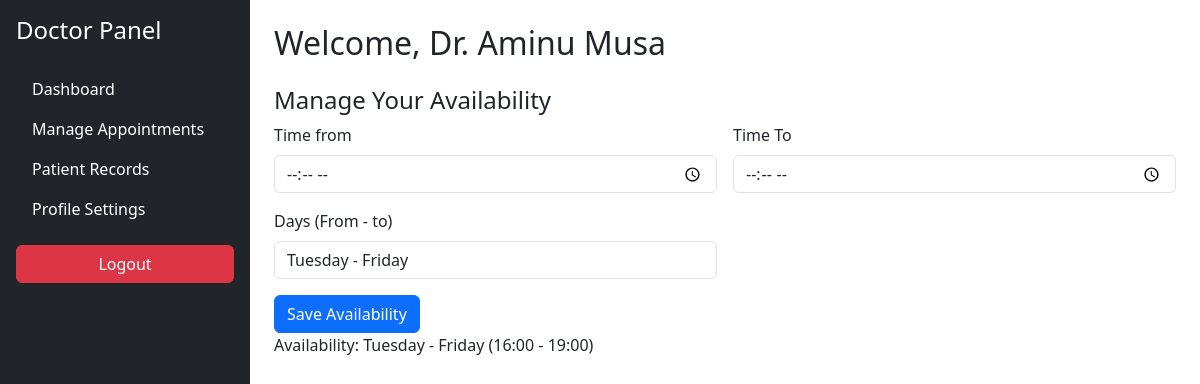
Page /d-dash/ (signed in) on the committed database.
### ODABSApp/models.py (models this page shows, shortened)
class DoctorAvailability(models.Model):
    doctor = models.ForeignKey(DoctorProfile, on_delete=models.CASCADE)
    time_from = models.CharField(max_length=20, blank=True)
    time_to = models.CharField(max_length=10, blank=True)
    days = models.CharField(max_length=100, blank=True)

class DoctorProfile(models.Model):
    doctor = models.ForeignKey(User, on_delete=models.CASCADE)
    speciallization = models.TextField(max_length=250, blank=True)
    biography = models.TextField(max_length=250, blank=True)
    profile_img = models.ImageField(upload_to='doctor/', blank=True)

### ODABSApp/views.py (the view, shortened to what this page needs)
# urls.py: path('d-dash/', views.d_dash, name="d-dash"),
@login_required(login_url='/')
def d_dash(request):
    current_doctor = DoctorProfile.objects.get(doctor=request.user)
    availabililty = DoctorAvailability.objects.filter(doctor=current_doctor).first()
    return render(request, "doctor/d-dash.html", {'availability': availabililty})

### templates/doctor/d-dash.html (shortened to what this page needs)
{% extends "doctor/d-base.html" %}
{% block content %}
<div class="container-fluid p-4">
      <h2>Welcome, Dr. {{availability.doctor.doctor.first_name}}</h2>
      <section class="mt-4">
        <h4>Manage Your Availability</h4>
        <form class="row g-3" method="POST" id="availability">
          <div class="col-md-6">
            <label class="form-label">Time from</label>
            <input type="time" class="form-control" name="from">
          </div>
          <div class="col-md-6">
            <label class="form-label">Time To</label>
            <input type="time" class="form-control" name="to">
          </div>
          <div class="col-md-6">
            <label class="form-label">Days (From - to)</label>
            <input type="text" class="form-control" name="days" value="{{availability.days}}">
          </div>
          <div class="col-12">
            {% if not availability %}
            <button type="submit" class="btn btn-primary">Add Availability</button>
            {% else %}
            <button type="submit" class="btn btn-primary">Save Availability</button>
            {% endif %}
          </div>
        </form>
        <span>Availability: {{availability.days}} ({{availability.time_from}} - {{availability.time_to}})</span>
      </section>
    </div>
  </div>
{% endblock %}

### rows in the picture
DoctorAvailability: doctor.doctor.first_name "Aminu Musa", days "Tuesday - Friday", time_from "16:00", time_to "19:00"
